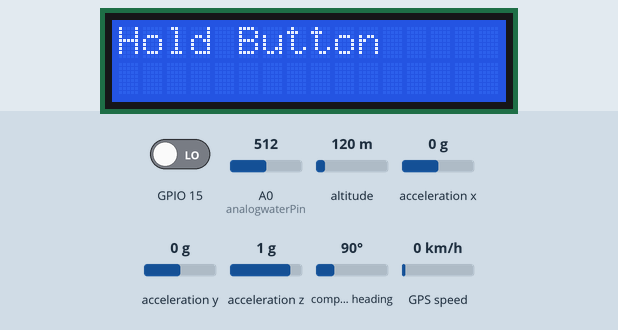
Simulated run of this sketch. Board: ESP8266 (NodeMCU). On the bench: 16×2 character LCD. Inputs (shaded band) come from the test bench; at power-on: GPIO 15 LOW, A0 (analogwaterPin) = 512, altitude 120 m, acceleration x 0 g, acceleration y 0 g, acceleration z 1 g, compass heading 90°, GPS speed 0 km/h. WiFi joins after 1.5 s; servers stay silent unless stated; random numbers use the default seed unless the sketch sets one; the GPS gets a fix after 3 s at 37.7749, -122.4194 with 8 satellites; no MQTT or app messages arrive unless stated; what the sketch prints to the serial monitor is not drawn.

Above: at 2.9 s.
3.0 s: GPIO 15 driven HIGH
At 4.76 s:
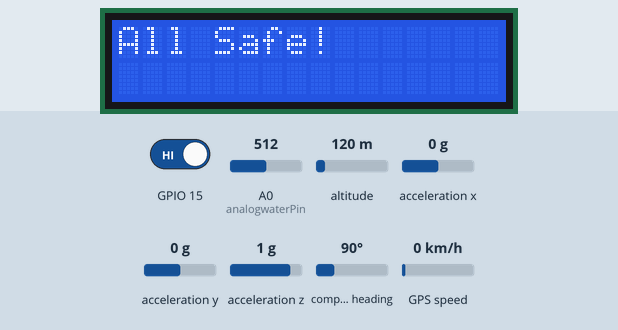
9.2 s: GPIO 15 driven LOW
At 20.4 s:
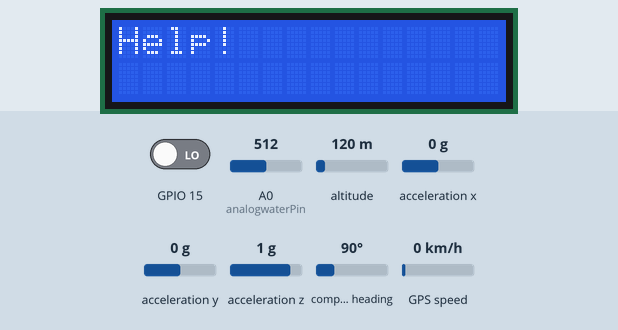
Timing chart, 0 to 20.8 s (numbered marks = the images above; inputs shaded):
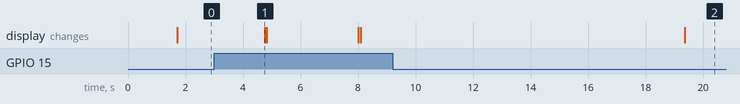

Measured:
- after the input at 3.0 s, the display: changes after 1.8 s (image 1)

The sketch:

roadSafety.ino
```cpp
#include "headers/global.h"

void setup(){
  Serial.begin(9600);

  startLCD();

  initAccel();

  beginGPS();

  connectWifi();
  connectServer();
}

void loop(){

  // push button
  checkPushed();

  // accelerometer
  checkPositions();

  // constantly check hydroplaning
  riskHydroplaning();

  delay(100);

  // Reconnect
  checkConnection();
  clientLoop();
}
```

button.cpp
```cpp
#include "headers/global.h"

// 1 or 0 if button is pushed
int buttonVal;

 // push button
int checkPushed() {
    buttonVal = digitalRead(15);

    publishtoServer(buttonVal);
    return buttonVal;
}
```

connect.cpp
```cpp
#include "headers/global.h"

WiFiClient espClient;
PubSubClient client(espClient);

char wifiName[10] = ""; //don't forget to fill in!
char wifiPass[20] = "";

void connectMQTT() {
  while (!client.connected()) {
    Serial.print("Attempting MQTT connection...");
    String clientId = "ESP8266Client-";
    clientId += String(random(0xffff), HEX);
    if (client.connect(clientId.c_str())) {
      Serial.println("connected");
    }
    else {
      Serial.print("failed, rc=");
      Serial.print(client.state());
      Serial.println("try again in 5 seconds");
      delay(10000);
    }
  }
}

char msgmqtt[50];
void callback(char* topic, byte* payload, unsigned int length) {
  String MQTT_DATA = "";
  for (int i=0 ; i < length ; i++) {
    MQTT_DATA += (char)payload[i];
  }
}

void connectWifi() {
    WiFi.disconnect();
    Serial.println("Starting to connect WiFI...");
    WiFi.begin(wifiName, wifiPass);

    while ((!(WiFi.status() == WL_CONNECTED))){
    delay(300);
    Serial.println("re-Connecting . .. ... ");
    }

    Serial.println("Conected to WiFi");
    Serial.println("Your nodeMcu IP Address=");
    Serial.println((WiFi.localIP().toString()));
    Serial.println("Your Gateway IP=");
    Serial.println((WiFi.gatewayIP().toString().c_str()));

    Serial.println("Connecting to server (Broker) MQTT ... ");
    client.setServer("broker.mqttdashboard.com", 1883);
    client.setCallback(callback);
}

void connectServer() {
    Serial.println("Connecting to server (Broker) MQTT ... ");
    client.setServer("broker.mqttdashboard.com", 1883);
    client.setCallback(callback);
}

void checkConnection() {
    if (!client.connected()) {
      connectMQTT();
    }
}

void clientLoop() {
    client.loop();
}

void sendLocation() {
  auto [latitude, longitude] = getLocation();

  snprintf (msgmqtt, 50, "%f",latitude);
  client.publish("LATITUDE", msgmqtt);
  snprintf (msgmqtt, 50, "%f",longitude);
  client.publish("LONGITUDE", msgmqtt);
}

void sendMessage(int val) {
  // val 1 -- flipped over
  // val 2 -- extreme deceleration
  // val 3 -- submerged
  // val 4 -- risk of hydroplaning

  sendLocation();

  snprintf (msgmqtt, 50, "%d ", val);
  client.publish("Position", msgmqtt);

}
```

gps.cpp
```cpp
#include "headers/global.h"

TinyGPSPlus gps;

// (TX, RX)
SoftwareSerial gps_ss(2, 0);

float LAT, LONG;

using namespace std;

std::tuple<float, float> getLocation() {
  LAT = gps.location.lat();
  LONG = gps.location.lng();

  while (gps_ss.available() > 0) {
      if (gps.encode(gps_ss.read())) {
        if (gps.location.isValid()) {
          Serial.print("LATITUDE =");
          Serial.println(LAT);
          Serial.print("LONGITUDE =");
          Serial.println(LONG);
        }
      }
    }
  return {LAT, LONG};
}

int getSpeed() {
  if (gps.encode(gps_ss.read())){
    if (gps.speed.isValid()) {
      int SPEED = gps.speed.kmph();
      return SPEED;
    }
  }
}

void beginGPS() {
  gps_ss.begin(9600);
}
```

connect.h
```cpp
#ifndef CONNECT_H
#define CONNECT_H

#include "Arduino.h"

extern char msgmqtt[50];

void callback(char* topic, byte* payload, unsigned int length);
void connectMQTT();
void connectWifi();
void connectServer();
void checkConnection();
void clientLoop();
void sendLocation();
void sendMessage(int);

void publishtoServer(int a);

#endif
```

global.h
```cpp
#ifndef GLOBAL_H
#define GLOBAL_H

// arduino libraries
#include <TinyGPS++.h>
#include <SoftwareSerial.h>
#include <ESP8266WiFi.h>
#include <PubSubClient.h>
#include <ADXL345.h>
#include <I2Cdev.h>
#include <Wire.h>
#include <LiquidCrystal_I2C.h>
#include <Arduino.h>

// cpp libraries
#include <utility>
#include <iostream>
#include <math.h>
#include <tuple>
#include <unistd.h>
#include <stdlib.h>


// header files
#include "connect.h"

// hydroplaning
void riskHydroplaning();

// positioning
void initAccel();
void positioning();
void checkPositions();
void isSafe(int);

// button
extern int buttonVal;
int checkPushed();

// gps
std::tuple<float, float> getLocation();
void beginGPS();
int getSpeed();
int checkTime();

// lcd
void startLCD();
void printLCD(int);
void safeDriving();

// water sensor
int getWaterValue();

#endif
```

hydroplaning.cpp
```cpp
#include "headers/global.h"

int tyrePressure, waterThreshold, isHydroplaning;
float speedThreshold;

void riskHydroplaning() {
    safeDriving();

    tyrePressure = 35; //psi
    waterThreshold = 120; //0.25 cm on the sensor
    speedThreshold =  10.35 * sqrt(tyrePressure); // how many km/h

    isHydroplaning = 0;

    if (getWaterValue() > waterThreshold && getSpeed() > speedThreshold) {
        isHydroplaning = 1;
        printLCD(isHydroplaning);
        // sendMessage(4);
    }

}
```

positioning.cpp
```cpp
#include "headers/global.h"

ADXL345 accel;

using namespace std;

// callibration value
float callVal = 256.00;

class Position {
    public:
        float callibrate(float val, float offset) {
            return (val + offset);
        }
        int pitch(float x, float y, float z) {
            return atan(-1 * x / sqrt(pow(y, 2) + pow(z, 2))) * 180 / PI;
        }
        int roll(float x, float y, float z) {
            return atan(y / sqrt(pow(x, 2) + pow(z, 2))) * 180 / PI;
        }
        float angle(float property) {
            float temp = 0.94 * temp + 0.06 * property;
            return temp;
        }
};

Position current;

// raw data from adxl
std::tuple<int, int, int> rawPositions() {
    int rawX = accel.getAccelerationX();
    int rawY = accel.getAccelerationY();
    int rawZ = accel.getAccelerationZ();

    return {rawX, rawY, rawZ};
}

void checkPositions() {
    auto [xVal, yVal, zVal] = rawPositions();

    int xOffset = -10;
    int yOffset = 100;
    int zOffset = 13;

    float newX = current.callibrate(xVal, xOffset);
    float newY = current.callibrate(yVal, yOffset);
    float newZ = current.callibrate(zVal, zOffset);

    float roll = current.roll(newX/callVal, newY/callVal, newZ/callVal);
    float pitch = current.pitch(newX/callVal, newY/callVal, newZ/callVal);

    float rollF = current.angle(roll);
    float pitchF = current.angle(pitch);

    int lowerBound = 256 - 50;
    int higherBound = 256 + 50;

    // if flipped
    if (fabs(pitchF > 1.5) || (!(newZ > lowerBound) && !(newZ < higherBound))) {
      int i = 1;
      isSafe(i);
    }

    // extreme deceleration
    if (newY < -100 || fabs(rollF) > 1.5) {
      int i = 2;
      isSafe(i);
     }

    Serial.print("pitchF: ");
    Serial.println(pitchF);
    Serial.print("rollF: ");
    Serial.println(rollF);

}

void initAccel() {
    accel.initialize();
}

// 10 second timer
void isSafe(int i) {
  int seconds = 0;
  bool toRun = true;
  int message = 3;
  while (toRun == true) {
      printLCD(message);
      delay(1000);

      seconds++;
      cout << seconds << " sec " << endl;

      if (seconds >= 10) {
        message = 4;
        sendMessage(i);
        Serial.println("not safe");
     } else if (checkPushed() == 1) {
        toRun = false;
        Serial.println("safe");
     }
   }
}
```

waterSensor.cpp
```cpp
#include "headers/global.h"

// Water Sensor variables
int analogwaterPin = A0;
int water_value;

int getWaterValue() {
   water_value = analogRead(analogwaterPin);
   Serial.print("Water Sensor: ");
   Serial.println(water_value);

   // submerged
   if (water_value > 300) {
      sendMessage(3);
      isSafe(3);
   }
   return water_value;

}
```

lcd.cpp
```cpp
#include "headers/global.h"

LiquidCrystal_I2C lcd(0x27,16,2);

String message;

void startLCD() {
   lcd.begin();
   Wire.begin();
}

// if nothing bad is happening
void safeDriving(){
    lcd.clear();
    lcd.setCursor(0, 0);
    lcd.print("All Safe!");
}

void printLCD(int received) {
    lcd.clear();
    lcd.setCursor(0, 0);

    // val 1 -- hydroplaning risk
    if (received == 1) {
        message = "Slow Down!";
    } else if (received == 2) {
        message = "Wet Road";
    } else if (received == 3) {
        message = "Hold Button";
    } else if (received == 4) {
        message = "Help!";
    }

    lcd.print(message);
}
```
